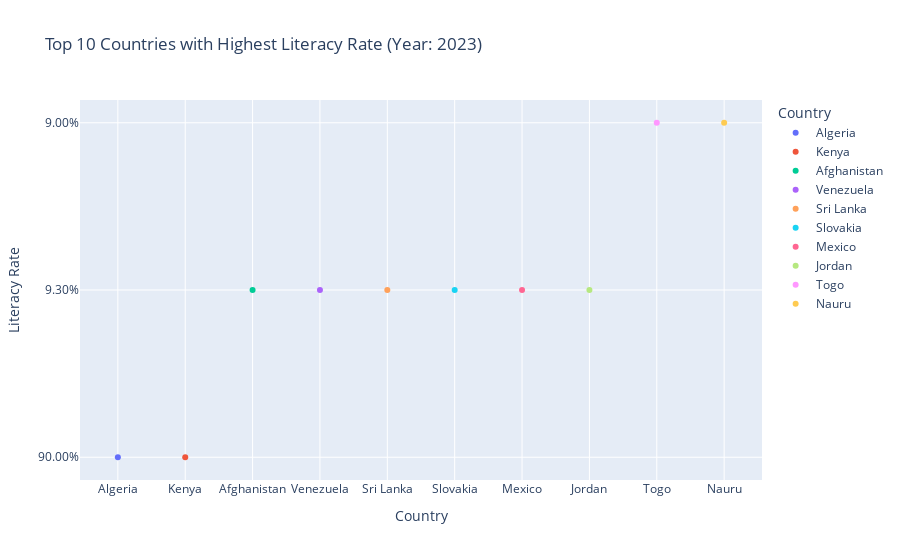

The notebook cell saved with this chart:
### Markdown cell above
#12. Plot the Top 10 countries having highest Literacy Rate of year 2023

### Code cell
import plotly.express as px



df = pd.read_csv('world_literacy_data_2021_2023.csv')
df_2023 = df[df['Year'] == 2023].sort_values(by='Literacy Rate', ascending=False).head(10)

fig = px.scatter(df_2023, x="Country", y="Literacy Rate", color='Country',
                                 title='Top 10 Countries with Highest Literacy Rate (Year: 2023)' , )

fig.update_layout(
    xaxis_title='Country',
    yaxis_title='Literacy Rate',
    legend_title='Country'
)
fig.show()

### Figure 1 — Plotly figure (JSON) as saved in the notebook; plotly's stock layout.template omitted (floating-point values rounded to 4 significant figures)
{"data": [{"hovertemplate": "Country=%{x}<br>Literacy Rate=%{y}<extra></extra>", "legendgroup": "Algeria", "marker": {"color": "#636efa", "symbol": "circle"}, "mode": "markers", "name": "Algeria", "orientation": "v", "showlegend": true, "type": "scatter", "x": ["Algeria"], "xaxis": "x", "y": ["90.00%"], "yaxis": "y"}, {"hovertemplate": "Country=%{x}<br>Literacy Rate=%{y}<extra></extra>", "legendgroup": "Kenya", "marker": {"color": "#EF553B", "symbol": "circle"}, "mode": "markers", "name": "Kenya", "orientation": "v", "showlegend": true, "type": "scatter", "x": ["Kenya"], "xaxis": "x", "y": ["90.00%"], "yaxis": "y"}, {"hovertemplate": "Country=%{x}<br>Literacy Rate=%{y}<extra></extra>", "legendgroup": "Afghanistan", "marker": {"color": "#00cc96", "symbol": "circle"}, "mode": "markers", "name": "Afghanistan", "orientation": "v", "showlegend": true, "type": "scatter", "x": ["Afghanistan"], "xaxis": "x", "y": ["9.30%"], "yaxis": "y"}, {"hovertemplate": "Country=%{x}<br>Literacy Rate=%{y}<extra></extra>", "legendgroup": "Venezuela", "marker": {"color": "#ab63fa", "symbol": "circle"}, "mode": "markers", "name": "Venezuela", "orientation": "v", "showlegend": true, "type": "scatter", "x": ["Venezuela"], "xaxis": "x", "y": ["9.30%"], "yaxis": "y"}, {"hovertemplate": "Country=%{x}<br>Literacy Rate=%{y}<extra></extra>", "legendgroup": "Sri Lanka", "marker": {"color": "#FFA15A", "symbol": "circle"}, "mode": "markers", "name": "Sri Lanka", "orientation": "v", "showlegend": true, "type": "scatter", "x": ["Sri Lanka"], "xaxis": "x", "y": ["9.30%"], "yaxis": "y"}, {"hovertemplate": "Country=%{x}<br>Literacy Rate=%{y}<extra></extra>", "legendgroup": "Slovakia", "marker": {"color": "#19d3f3", "symbol": "circle"}, "mode": "markers", "name": "Slovakia", "orientation": "v", "showlegend": true, "type": "scatter", "x": ["Slovakia"], "xaxis": "x", "y": ["9.30%"], "yaxis": "y"}, {"hovertemplate": "Country=%{x}<br>Literacy Rate=%{y}<extra></extra>", "legendgroup": "Mexico", "marker": {"color": "#FF6692", "symbol": "circle"}, "mode": "markers", "name": "Mexico", "orientation": "v", "showlegend": true, "type": "scatter", "x": ["Mexico"], "xaxis": "x", "y": ["9.30%"], "yaxis": "y"}, {"hovertemplate": "Country=%{x}<br>Literacy Rate=%{y}<extra></extra>", "legendgroup": "Jordan", "marker": {"color": "#B6E880", "symbol": "circle"}, "mode": "markers", "name": "Jordan", "orientation": "v", "showlegend": true, "type": "scatter", "x": ["Jordan"], "xaxis": "x", "y": ["9.30%"], "yaxis": "y"}, {"hovertemplate": "Country=%{x}<br>Literacy Rate=%{y}<extra></extra>", "legendgroup": "Togo", "marker": {"color": "#FF97FF", "symbol": "circle"}, "mode": "markers", "name": "Togo", "orientation": "v", "showlegend": true, "type": "scatter", "x": ["Togo"], "xaxis": "x", "y": ["9.00%"], "yaxis": "y"}, {"hovertemplate": "Country=%{x}<br>Literacy Rate=%{y}<extra></extra>", "legendgroup": "Nauru", "marker": {"color": "#FECB52", "symbol": "circle"}, "mode": "markers", "name": "Nauru", "orientation": "v", "showlegend": true, "type": "scatter", "x": ["Nauru"], "xaxis": "x", "y": ["9.00%"], "yaxis": "y"}], "layout": {"autosize": true, "legend": {"title": {"text": "Country"}, "tracegroupgap": 0}, "title": {"text": "Top 10 Countries with Highest Literacy Rate (Year: 2023)"}, "xaxis": {"anchor": "y", "autorange": true, "categoryarray": ["Algeria", "Kenya", "Afghanistan", "Venezuela", "Sri Lanka", "Slovakia", "Mexico", "Jordan", "Togo", "Nauru"], "categoryorder": "array", "domain": [0, 1], "range": [-0.5483, 9.548], "title": {"text": "Country"}, "type": "category"}, "yaxis": {"anchor": "x", "autorange": true, "domain": [0, 1], "range": [-0.165, 2.165], "title": {"text": "Literacy Rate"}, "type": "category"}}}
